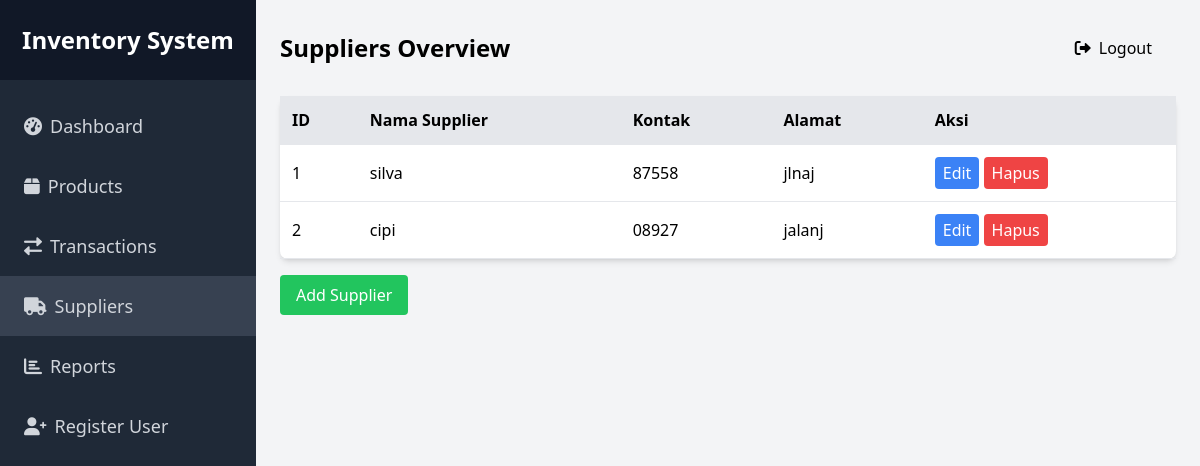
Page /public/suppliers.php (signed in) on the committed database.
### tables this page shows
CREATE TABLE `supplier` (
  `id_supplier` int(11) NOT NULL,
  `nama_supplier` varchar(255) NOT NULL,
  `kontak` varchar(100) DEFAULT NULL,
  `alamat` text DEFAULT NULL
);

### public/suppliers.php (the view, shortened to what this page needs)
<?php
$current_page = basename($_SERVER['PHP_SELF']);
$db = require_once __DIR__ . '/../app/koneksi.php';
$stmt = $db->query("SELECT * FROM supplier");
$suppliers = $stmt->fetchAll(PDO::FETCH_ASSOC);
?>
<!DOCTYPE html>
<html lang="id">
<head>
    <script src="https://cdn.tailwindcss.com"></script>
    <link href="https://cdnjs.cloudflare.com/ajax/libs/font-awesome/6.0.0/css/all.min.css" rel="stylesheet">
</head>
<body class="bg-gray-100 flex">
    <div class="w-64 h-screen bg-gray-800 fixed">
        <div class="flex items-center justify-center h-20 bg-gray-900">
            <h1 class="text-white text-2xl font-bold">Inventory System</h1>
        </div>
        <nav class="mt-4">
            <a href="dashboard.php" class="block text-gray-300 py-4 px-6 hover:bg-gray-700 text-lg">
                <i class="fas fa-tachometer-alt mr-2"></i>Dashboard
            </a>
            <a href="products.php" class="block text-gray-300 py-4 px-6 hover:bg-gray-700 text-lg">
                <i class="fas fa-box mr-2"></i>Products
            </a>
            <a href="transaksi.php" class="block text-gray-300 py-4 px-6 hover:bg-gray-700 text-lg">
                <i class="fas fa-exchange-alt mr-2"></i>Transactions
            </a>
            <a href="suppliers.php" class="block text-gray-300 py-4 px-6 hover:bg-gray-700 text-lg <?php echo ($current_page == 'suppliers.php') ? 'bg-gray-700' : ''; ?>">
                <i class="fas fa-truck mr-2"></i>Suppliers
            </a>
            <a href="reports.php" class="block text-gray-300 py-4 px-6 hover:bg-gray-700 text-lg">
                <i class="fas fa-chart-bar mr-2"></i>Reports
            </a>
            <a href="register2.php" class="block text-gray-300 py-4 px-6 hover:bg-gray-700 text-lg">
                    <i class="fas fa-user-plus mr-2"></i>Register User
                </a>
        </nav>
    </div>
    <div class="ml-64 flex-1 p-6">
        <div class="flex justify-between items-center mb-6">
            <h1 class="text-2xl font-bold">Suppliers Overview</h1>
            <a href="login.php" class="block text-black-700 py-3 px-6 hover:bg-gray-500 mt-auto rounded-md">
                <i class="fas fa-sign-out-alt mr-2"></i>Logout
            </a>
        </div>
         <table class="min-w-full bg-white rounded-lg shadow-md mb-4">
                <thead>
                    <tr class="bg-gray-200">
                        <th class="p-3 border-b text-left">ID</th>
                        <th class="p-3 border-b text-left">Nama Supplier</th>
                        <th class="p-3 border-b text-left">Kontak</th>
                        <th class="p-3 border-b text-left">Alamat</th>
                        <th class="p-3 border-b text-left">Aksi</th>
                    </tr>
                </thead>
                <tbody>
                    <?php foreach ($suppliers as $supplier): ?>
                        <tr class="hover:bg-gray-50 transition duration-200">
                            <td class="p-3 border-b"><?php echo $supplier['id_supplier']; ?></td>
                            <td class="p-3 border-b"><?php echo $supplier['nama_supplier']; ?></td>
                            <td class="p-3 border-b"><?php echo $supplier['kontak']; ?></td>
                            <td class="p-3 border-b"><?php echo $supplier['alamat']; ?></td>
                            <td class="p-3 border-b">
                                <button class="bg-blue-500 text-white rounded py-1 px-2">Edit</button>
                                <button class="bg-red-500 text-white rounded py-1 px-2">Hapus</button>
                            </td>
                        </tr>
                    <?php endforeach; ?>
                </tbody>
            </table>
                <div class="flex justify-between items-center mb-6">
                    <button id="addSupplierBtn" class="bg-green-500 text-white rounded py-2 px-4">Add Supplier</button>
                </div>
        </div>
</body>
</html>

### rows in the picture
supplier: id_supplier "1", nama_supplier "silva", kontak "87558", alamat "jlnaj"
supplier: id_supplier "2", nama_supplier "cipi", kontak "08927", alamat "jalanj"
